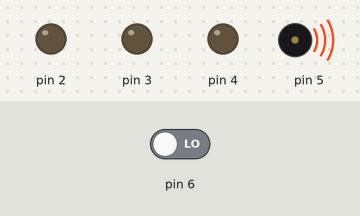
The sketch below on a simulated Arduino Uno, built with avr-gcc and run on an emulated ATmega328P. Parts: output pins drawn as LEDs (lit = HIGH), buzzer (waves = sounding). Inputs (shaded band) come from the test bench; at power-on: pin 6 LOW.

Above: at 1.85 s.
2.3 s: pin 6 driven HIGH
At 3.6 s:
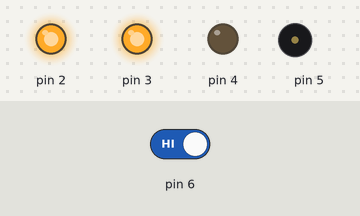
5.5 s: pin 6 driven LOW
At 6.1 s:
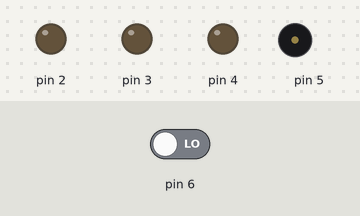
Timing chart, 0 to 14.7 s (numbered marks = the images above; inputs shaded):
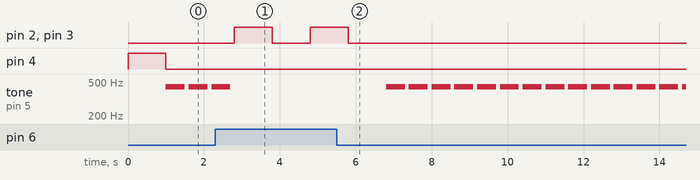

Measured:
- after the input at 2.3 s, pin 2, pin 3: LOW → HIGH after 0.50 s, → LOW 1.0 s later, → HIGH 1.0 s later; tone on pin 5: goes on until 2.7 s, then stays silent
- after the input at 5.5 s, pin 2, pin 3: goes on until 5.8 s, then stays LOW; tone on pin 5: alternates 440 Hz for 0.50 s and silent for 0.10 s, starting after 1.3 s
- by itself, tone on pin 5: alternates 440 Hz for 0.50 s and silent for 0.10 s

The sketch:

sketch_oct28a.ino
```cpp
int cnt=0;

void setup() {
  pinMode(6,INPUT);
  pinMode(3,OUTPUT);
  pinMode(2,OUTPUT);
  pinMode(4,OUTPUT);
  pinMode(5,OUTPUT);
  digitalWrite(4,HIGH);
  delay(1000);
  digitalWrite(4,LOW);
}

void loop() {

  if(digitalRead(6)==HIGH)
  {

      if(cnt<=20)
      {
        digitalWrite(2,HIGH);
        digitalWrite(3,HIGH);
        delay(1000);
        digitalWrite(2,LOW);
        digitalWrite(3,LOW);
        delay(1000);
      }
      else
      {
        digitalWrite(2,LOW);
        digitalWrite(3,LOW);

      }
      cnt++;
  }
  else
  {
    tone(5,440,500);
    delay(600);
  }


}
```
